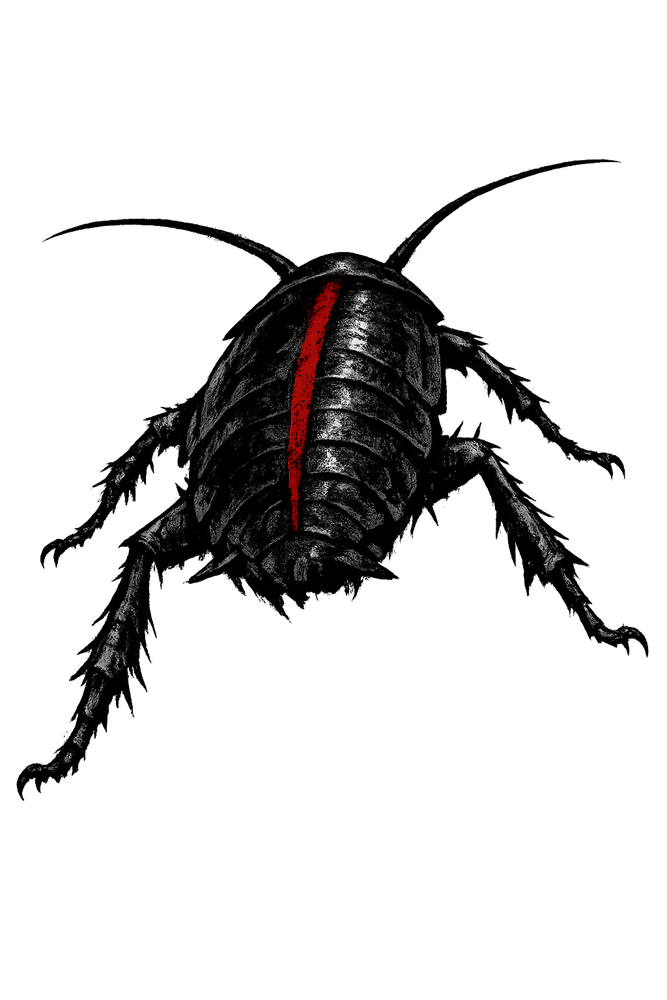
#> input picture Game Imagery/cockroach1.png, 667 x 1000 px, shrunk from 1024 x 1536 before the run
$ python bake_assets.py
#> lines starting #> are read from the running program, lines starting #| are printed output that depends on the picture; after the words box and inside, x2 and y2 are one past the last pixel; in counts of white or black regions, pixels touching at a corner belong together
#!/usr/bin/env python3
"""
Pre-bakes every image the game currently processes at runtime via
canvas.getImageData() — the exact call the browser blocks when the page is
opened as file:// instead of served over http, which is the recurring
"artwork can't load" issue.

This replicates keyOutBackground(), stripRoadLines() and extractIconSheet()
from the-castle.html pixel-for-pixel (same thresholds, same corner-sampling,
same dilate-then-label approach) and writes the RESULTS as static files, so
the live page can just load pre-processed PNGs directly with zero canvas
reads for these assets. Run this once whenever the source art in
Game Imagery/ changes; the baked outputs are committed alongside it.
"""
import json
import math
import numpy as np
from PIL import Image

SRC = "Game Imagery"
OUT = "Game Imagery/baked"
import os
os.makedirs(OUT, exist_ok=True)


def key_out_background(path, out_name):
    """Mirrors keyOutBackground(): corner-sampled chroma key with a soft
    falloff, plus the resulting content bounding box."""
#> called with path = 'Game Imagery/cockroach1.png', out_name = 'roachRunA'
    im = Image.open(path).convert("RGBA")
#> im is the input picture: PIL image 667x1000 RGBA; mean R, G, B, A 4.2, 3.4, 3.4, 41.2
    arr = np.array(im).astype(np.float64)
    h, w = arr.shape[0], arr.shape[1]
#> h = 1000; w = 667
    r, g, b, a0 = arr[..., 0], arr[..., 1], arr[..., 2], arr[..., 3]
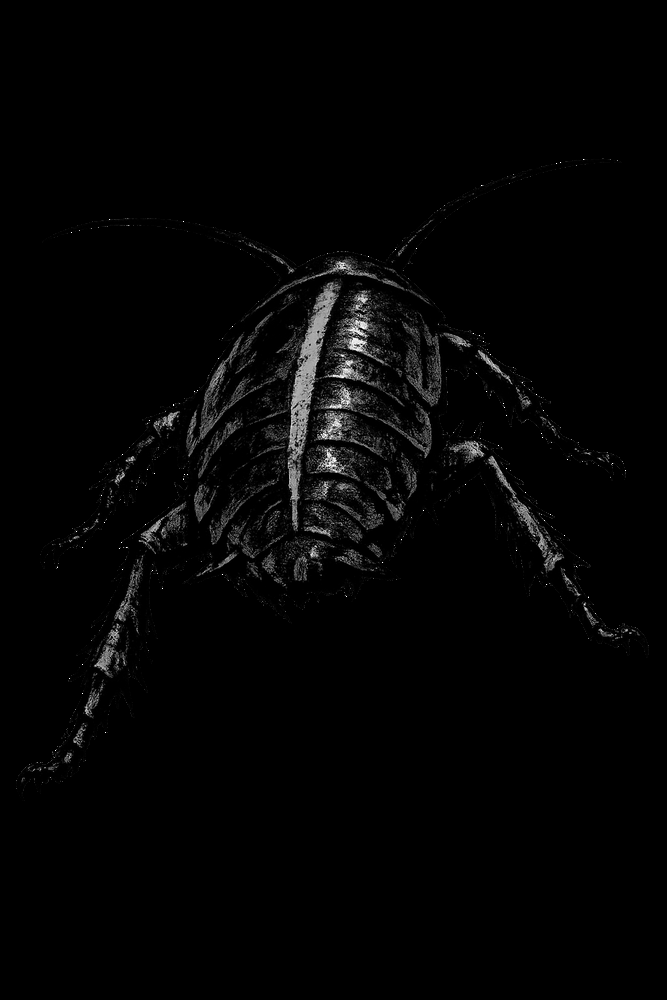
#> r: shape (1000, 667) float64; min 0, max 255, mean 4.2
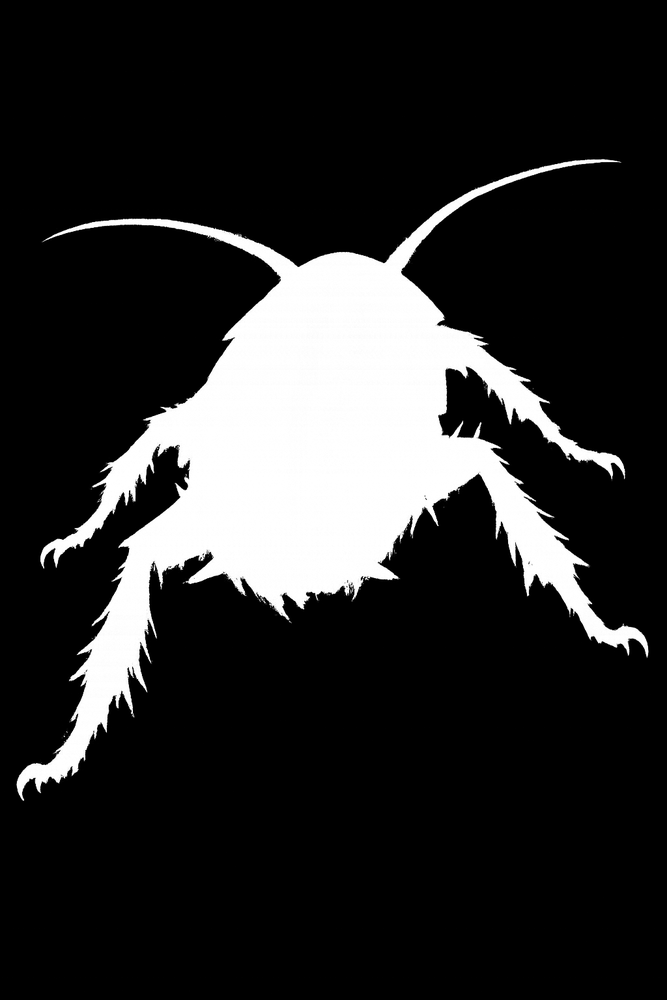
#> a0: shape (1000, 667) float64; min 0, max 255, mean 41.2

    def px(x, y):
        return arr[y, x, :3]

    corners = [px(2, 2), px(w - 3, 2), px(2, h - 3), px(w - 3, h - 3)]
#> corners = [[0, 0, 0], [0, 0, 0], [0, 0, 0], [0, 0, 0]]
    bg = np.mean(corners, axis=0)
#> bg = [0, 0, 0]

    inner, outer = 16.0, 70.0
    dist = np.sqrt((r - bg[0]) ** 2 + (g - bg[1]) ** 2 + (b - bg[2]) ** 2)
    alpha = np.clip((dist - inner) / (outer - inner) * 255.0, 0, 255)
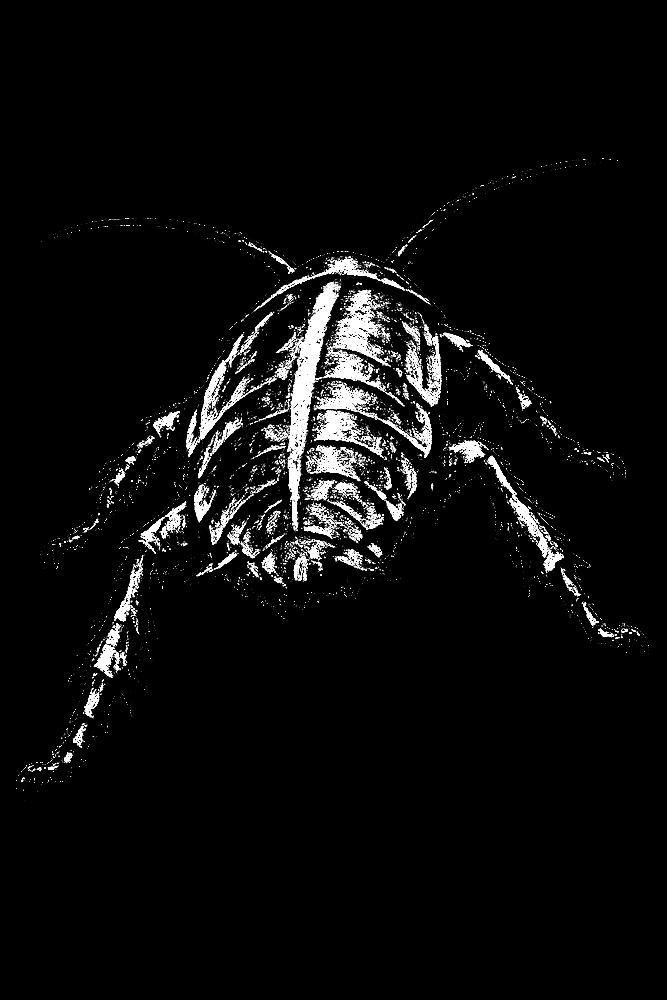
#> alpha: shape (1000, 667) float64; min 0, max 255, mean 12.2
    alpha = np.where(dist <= inner, 0.0, np.where(dist >= outer, 255.0, alpha))
    new_alpha = np.minimum(a0, alpha)

    mask = new_alpha > 40
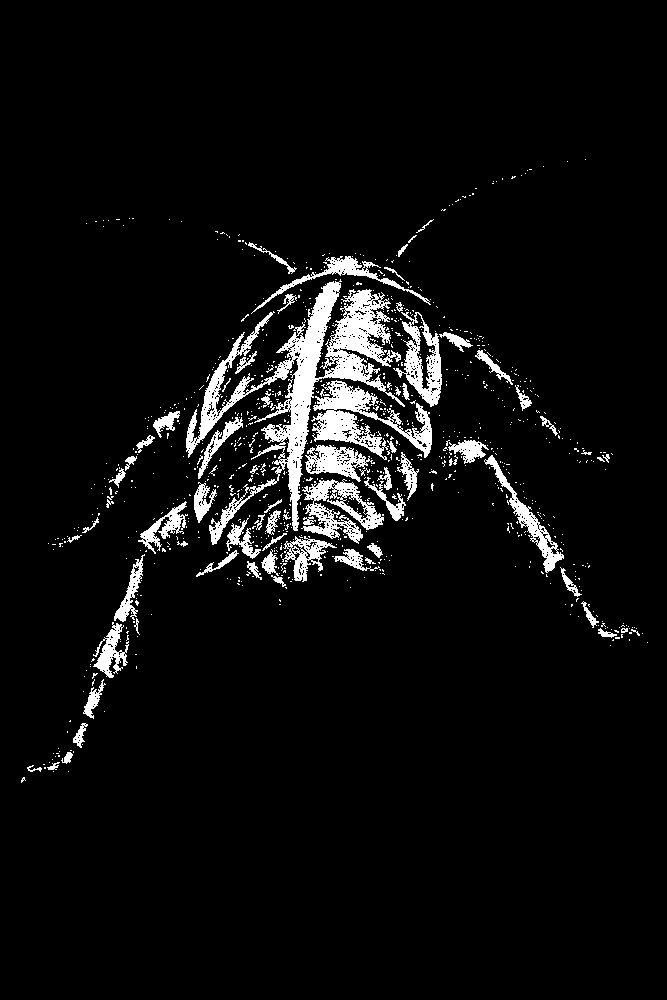
#> mask: shape (1000, 667) bool; 5.5% white; 897 white regions (821 under 20 px), largest, box (x1, y1, x2, y2) and area: (186, 279, 405, 545) 11944, (311, 380, 432, 460) 3539, (301, 479, 384, 544) 2206
    ys, xs = np.where(mask)
    if len(xs) == 0:
        minX, maxX, minY, maxY = 0, w, 0, h
    else:
        minX, maxX = int(xs.min()), int(xs.max())
#> minX = 21; maxX = 647
        minY, maxY = int(ys.min()), int(ys.max())
#> minY = 159; maxY = 782

    out = arr.copy()
    out[..., 3] = new_alpha
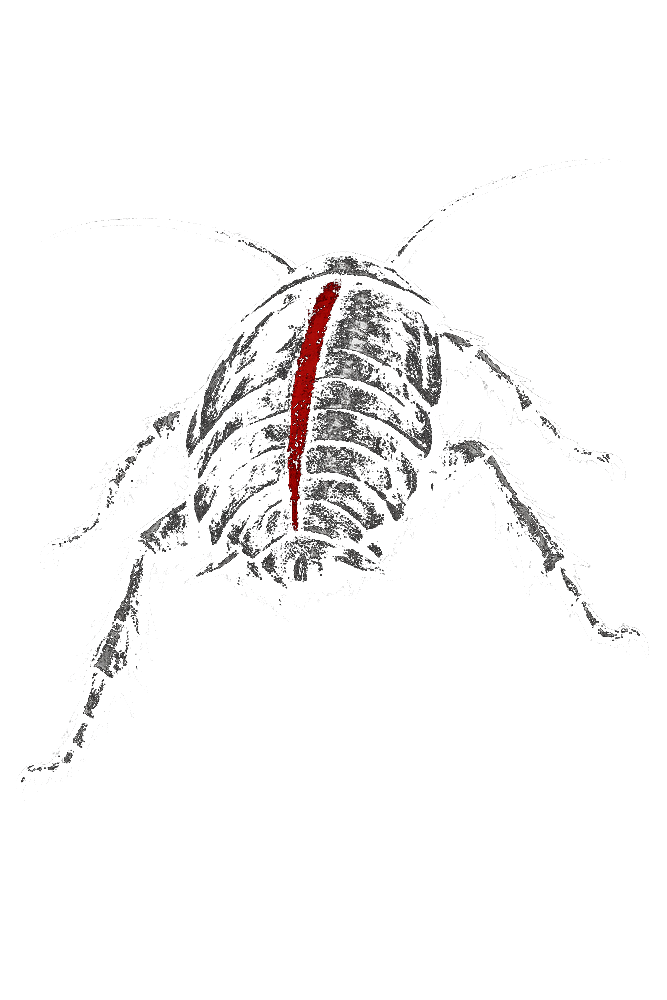
#> out: shape (1000, 667, 4) float64; mean R, G, B, A 4.2, 3.4, 3.4, 11.8; transparent parts drawn white
    Image.fromarray(out.astype(np.uint8), "RGBA").save(f"{OUT}/{out_name}.png")
    return {"w": w, "h": h, "bbox": {"minX": minX, "maxX": maxX, "minY": minY, "maxY": maxY}}


# [144 lines left out: functions strip_road_lines, dilate, label_components, extract_icon_sheet, not called in this run]


ICON_ORDER = ['cabinet', 'stack', 'stamp', 'deskSlow',
              'redtape', 'server', 'auditor', 'barricade',
              'subpoena', 'loophole', 'tip', 'appeal', 'refund']

if __name__ == "__main__":
    meta = {}

    print("Keying character sprites...")
    for key, fname in [
        ("roachRunA", "cockroach1.png"), ("roachRunB", "cockroach2.png"),
        ("roachJump", "cockroach3.png"), ("roachDuck", "cockroach4.png"),
        ("roachFlyA", "cockroach_fly1.png"), ("roachFlyB", "cockroach_fly2.png"),
        ("roachHitA", "hit1.png"), ("roachHitB", "hit2.png"),
        ("roachSplat", "splat.png"),
    ]:
        print(" ", fname)
        meta[key] = key_out_background(f"{SRC}/{fname}", key)
#> pass 2 of the loop `for key, fname in [`:
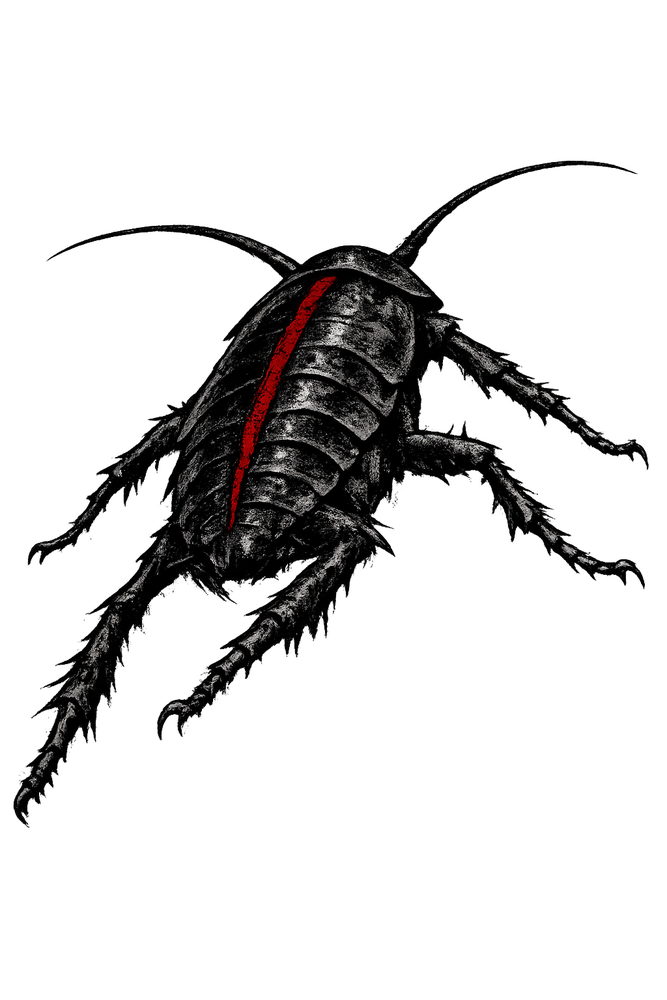
#> input picture Game Imagery/cockroach2.png, 667 x 1000 px, shrunk from 1024 x 1536 before the run
#> in key_out_background, im is the input picture: PIL image 667x1000 RGBA; mean R, G, B, A 5.4, 4.7, 4.7, 40.8
#> in key_out_background (call 2), `mask = new_alpha > 40`:
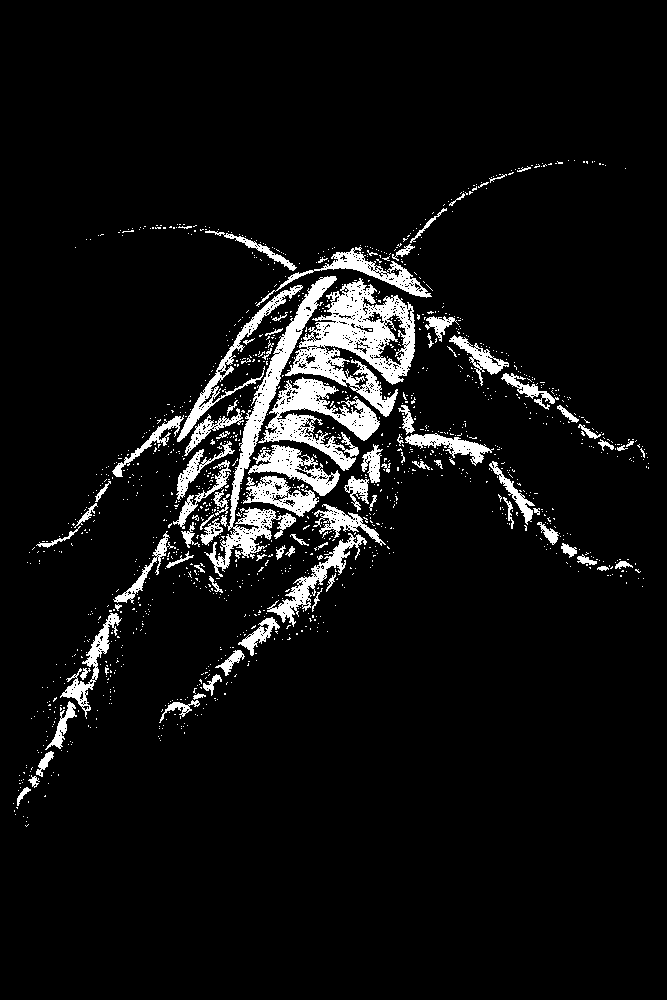
#> mask: shape (1000, 667) bool; 6.5% white; 1355 white regions (1265 under 20 px), largest, box (x1, y1, x2, y2) and area: (285, 278, 415, 417) 7352, (204, 276, 337, 577) 5201, (258, 377, 380, 471) 4203
#> minX = 13; maxX = 648
#> minY = 160; maxY = 826
#> in key_out_background (call 2), `out[..., 3] = new_alpha`:
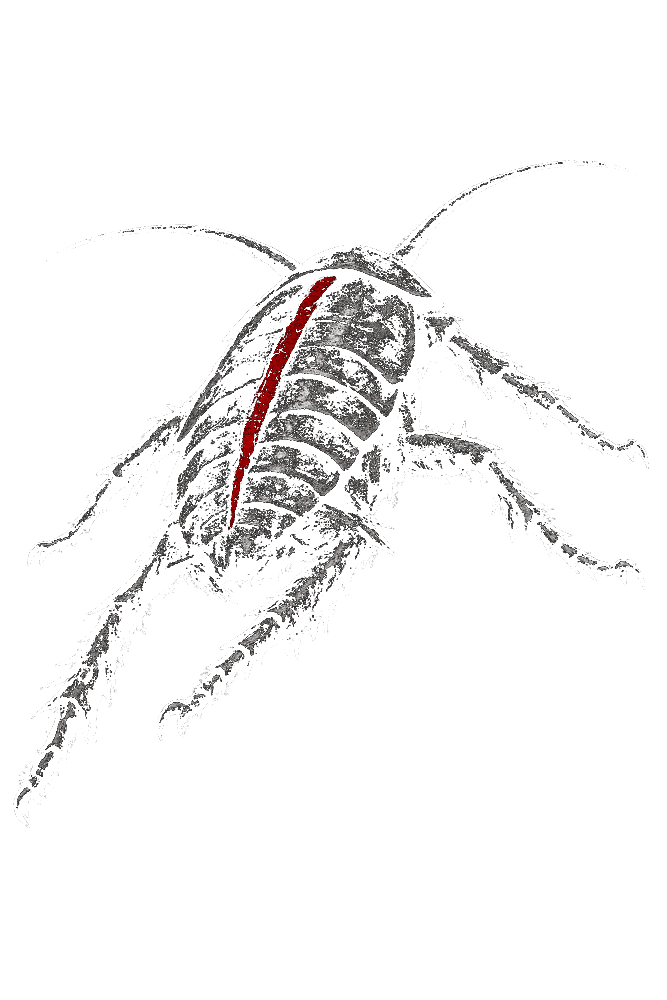
#> out: shape (1000, 667, 4) float64; mean R, G, B, A 5.4, 4.7, 4.7, 14.1; transparent parts drawn white
#> pass 3 of the loop `for key, fname in [`:
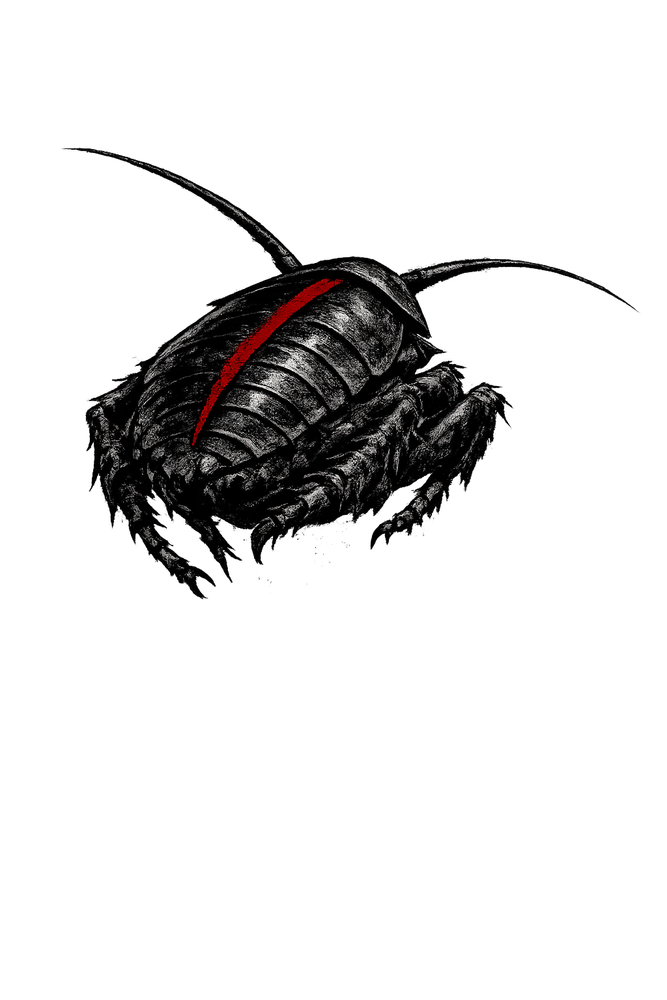
#> input picture Game Imagery/cockroach3.png, 667 x 1000 px, shrunk from 1024 x 1536 before the run
#> in key_out_background, im is the input picture: PIL image 667x1000 RGBA; mean R, G, B, A 4.8, 4.3, 4.2, 33.4
#> in key_out_background (call 3), `mask = new_alpha > 40`:
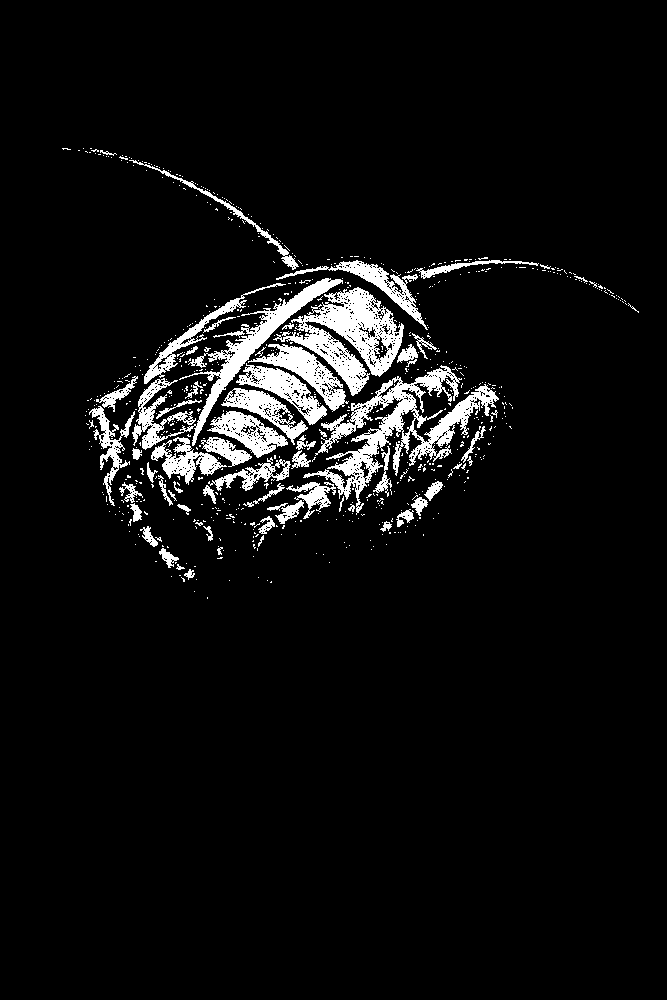
#> mask: shape (1000, 667) bool; 5.9% white; 721 white regions (658 under 20 px), largest, box (x1, y1, x2, y2) and area: (303, 365, 499, 515) 6875, (273, 287, 404, 396) 5624, (132, 278, 343, 450) 4780
#> minX = 62; maxX = 638
#> minY = 148; maxY = 598
#> in key_out_background (call 3), `out[..., 3] = new_alpha`:
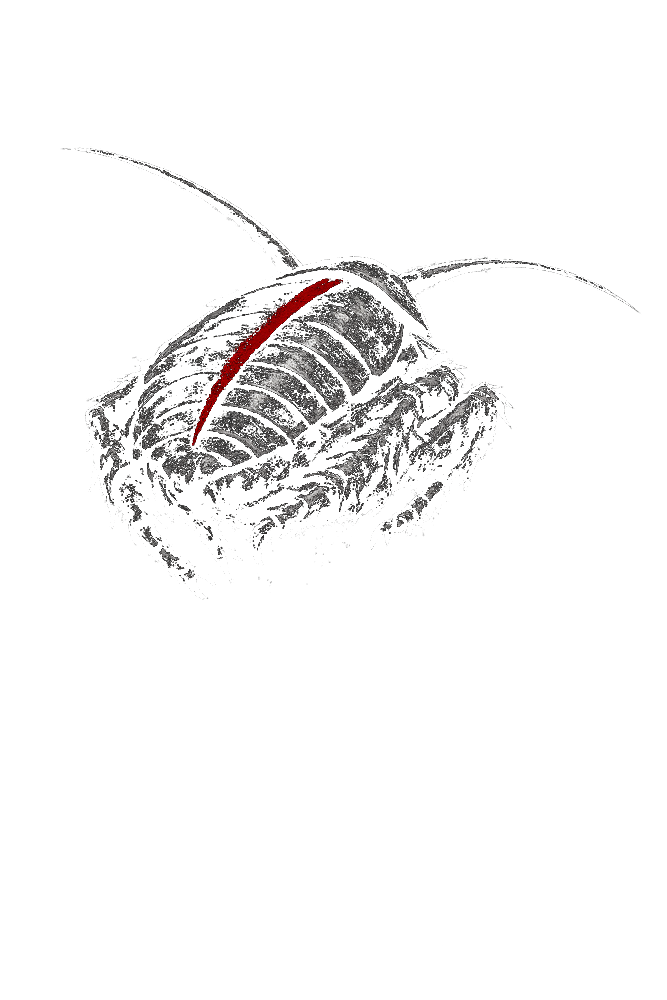
#> out: shape (1000, 667, 4) float64; mean R, G, B, A 4.8, 4.3, 4.2, 12.8; transparent parts drawn white
#> (the run stopped early here; a loop or call above may not have finished)
